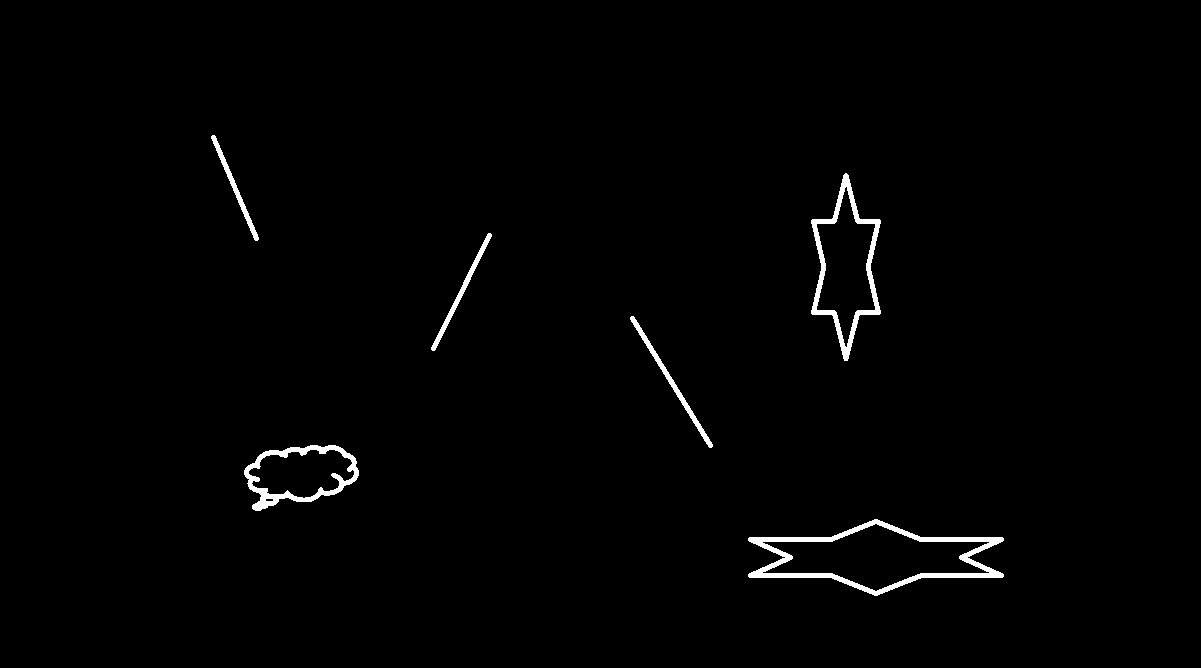
#> input picture _testcodes/도형의 직진방향성을 탐지하여 라인을 그려줌/drawing.png, 1201 x 668 px
$ python detect_direct_line.py
#> lines starting #> are read from the running program, lines starting #| are printed output that depends on the picture; after the words box and inside, x2 and y2 are one past the last pixel; in counts of white or black regions, pixels touching at a corner belong together
# 직진성 탐지하여 line으로 그림.
import cv2

img = cv2.imread('drawing.png')
#> img is the input picture: shape (668, 1201, 3); 1.2% white; 6 white regions, box (x1, y1, x2, y2) and area: (748, 519, 1004, 596) 3366, (811, 173, 881, 361) 2238, (244, 445, 359, 511) 1806, (630, 316, 713, 448) 769, (431, 233, 492, 351) 645, (211, 135, 259, 241) 565
gray = cv2.cvtColor(img, cv2.COLOR_BGR2GRAY)
#> gray: shape (668, 1201); 1.2% white; 6 white regions
ret, thresh = cv2.threshold(gray, 127, 255, cv2.THRESH_BINARY)
contours, hier = cv2.findContours(thresh, cv2.RETR_LIST, cv2.CHAIN_APPROX_SIMPLE)
#> contours = 10 contours; largest, box (x1, y1, x2, y2) and area: (748, 519, 1004, 596) 10619, (762, 523, 990, 592) 7874, (811, 173, 881, 361) 6979, (816, 186, 876, 348) 5163, (244, 445, 359, 511) 5087

for contour in contours:

    # then apply fitline() function
    [vx, vy, x, y] = cv2.fitLine(contour, cv2.DIST_L2, 0, 0.01, 0.01)

    # Now find two extreme points on the line to draw line
    lefty = int((-x*vy/vx) + y)
    righty = int(((gray.shape[1]-x)*vy/vx)+y)

    #Finally draw the line
    cv2.line(img,(gray.shape[1]-1,righty),(0,lefty),255,2)
    cv2.imshow('img',img)
    cv2.waitKey(0)
#> this loop made 10 passes
#> (vx, vy, x, y, lefty, righty) on passes 1 to 10: ([1], [7.07e-05], [875.5], [557], 556, 557), ([1], [6.95e-05], [875.5], [557], 556, 557), ([1], [0], [269], [499.5], 499, 499), ([0.999], [-0.0502], [303.7], [472.4], 487, 427), ([0.986], [-0.168], [295.6], [476.8], 527, 322), ([0.523], [0.852], [671], [381.5], -710, 1244), ([0.442], [-0.897], [461], [291.6], 1225, -1208), ([2.62e-05], [-1], [845.5], [266.5], 32293278, -13577349), ([0.000129], [1], [845.5], [267.5], -6557008, 2757348), ([0.391], [0.92], [234.5], [187.5], -364, 2460)
#> pass 1, `cv2.imshow('img',img)`:
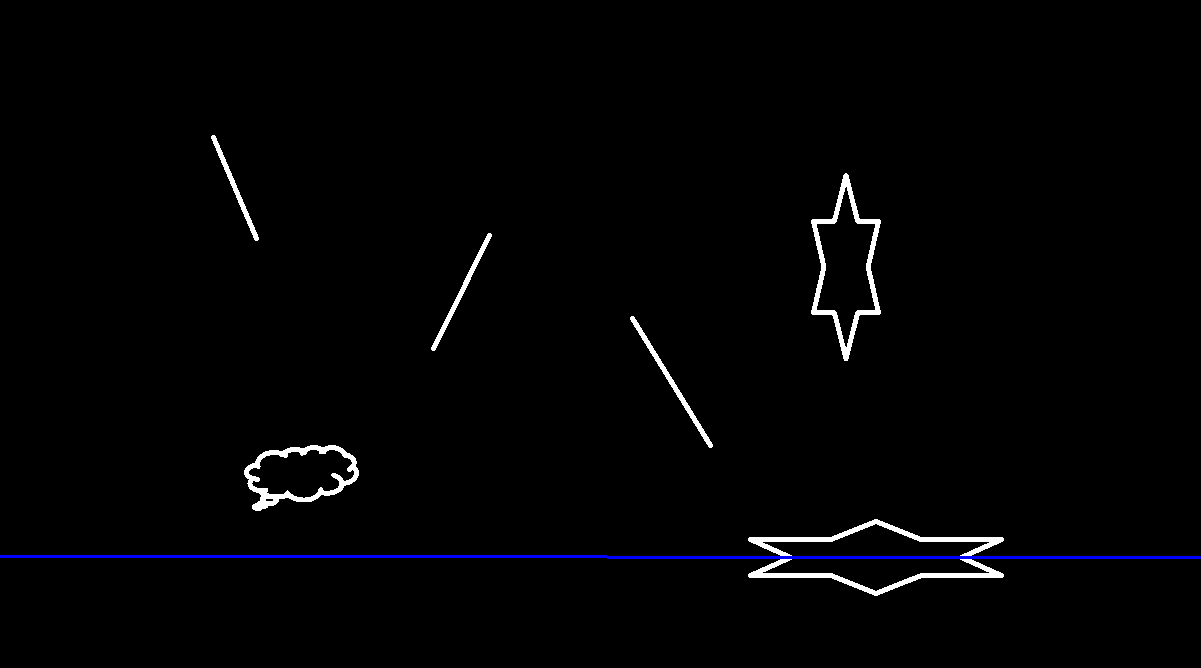
#> window 'img': shape (668, 1201, 3); mean B, G, R 4.1, 3, 3
#> after the loop:
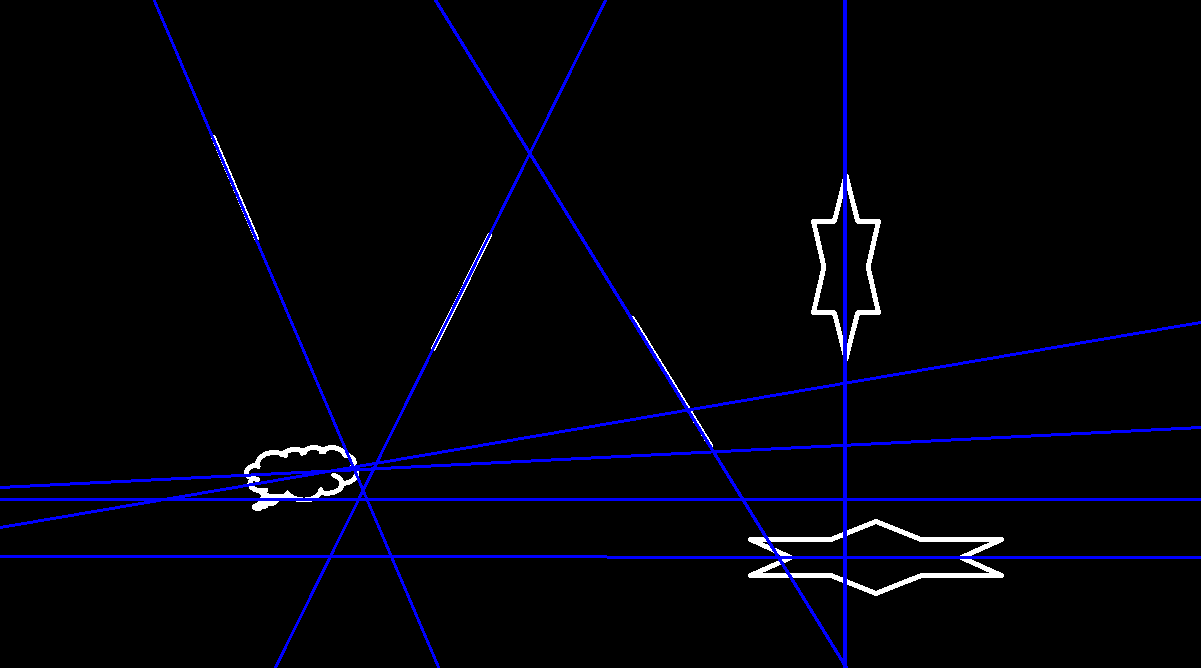
#> img: shape (668, 1201, 3); 2.95% of pixels changed, all inside (x1, y1, x2, y2) = (0, 0, 1201, 668)
cv2.destroyAllWindows()
